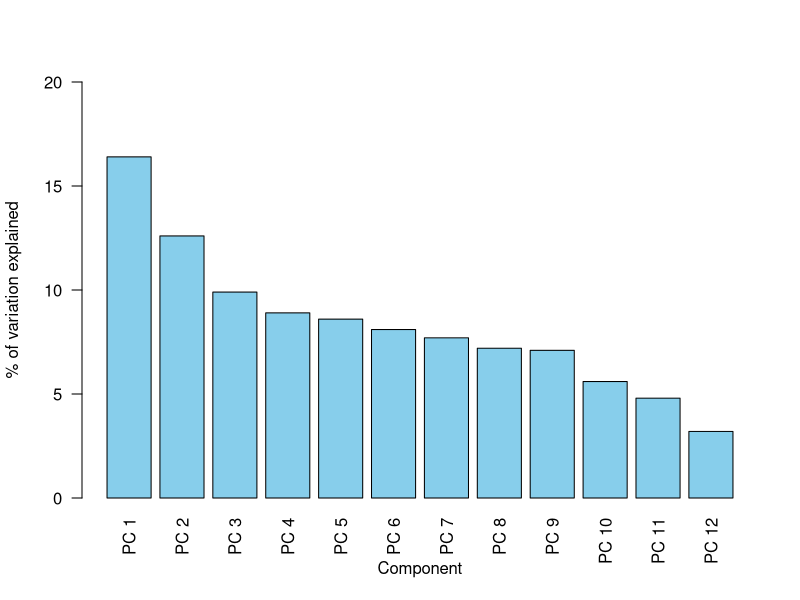
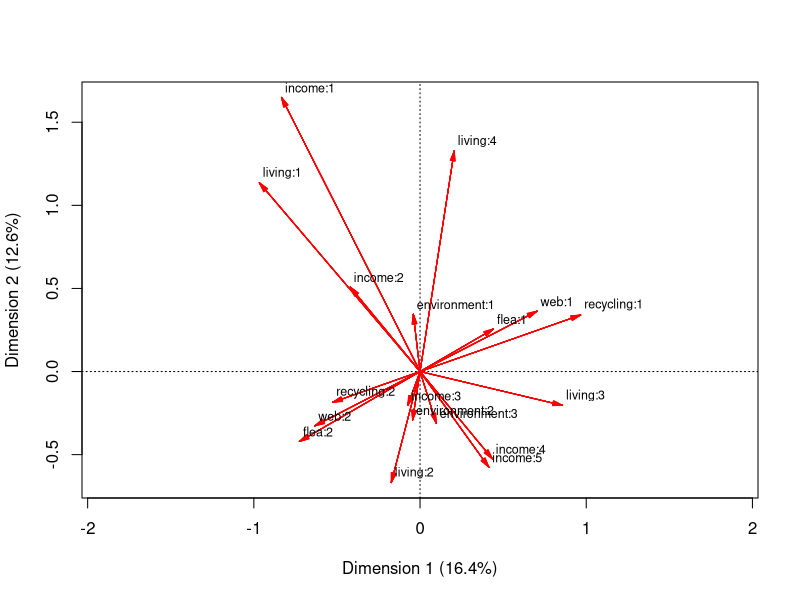
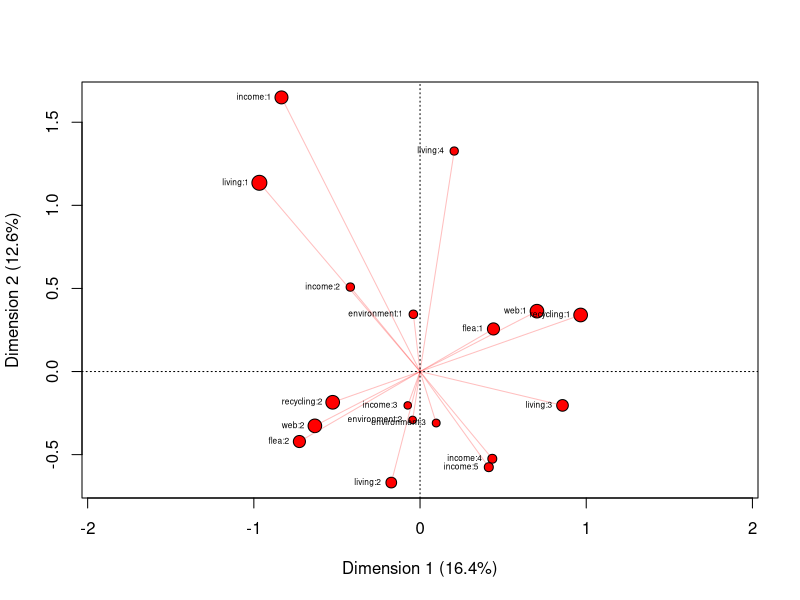
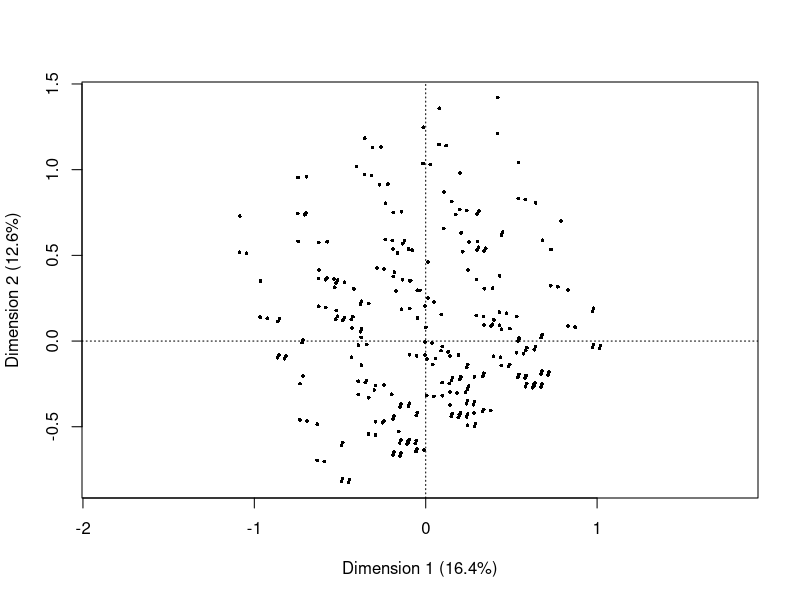
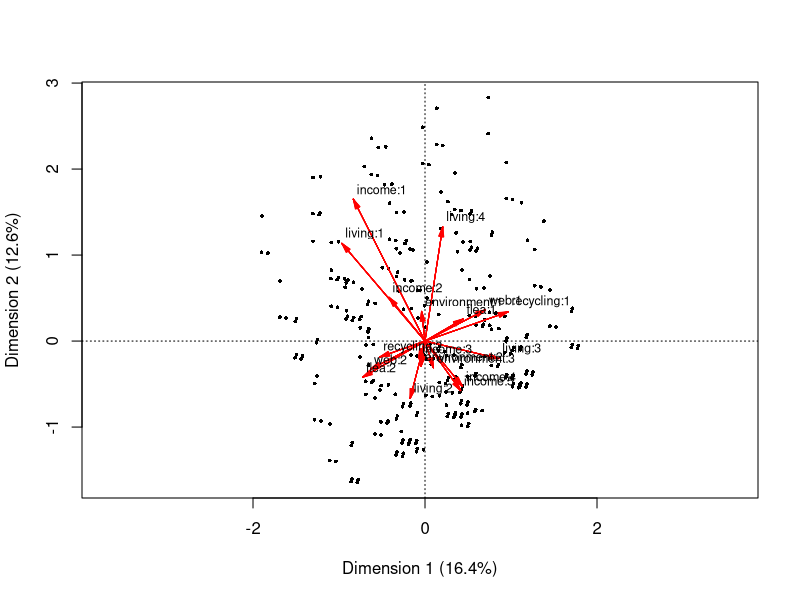
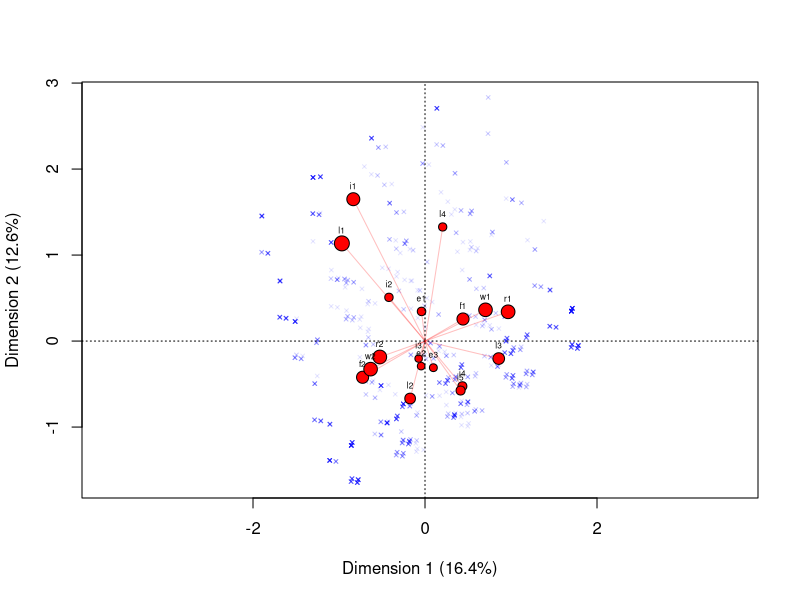

Write R code to recreate these figures, in order.
# Demo Problem 1: Multiple Correspondence Analysis

# Read data
house <- read.csv("data/household.csv", header = TRUE)
dim(house)
head(house)

# Perform MCA
house_mca <- ca::mjca(house, lambda = "indicator", reti = TRUE)
names(house_mca)

# MCA is just BCA performed to the indicator matrix
house_ca_ind <- ca::ca(house_mca$indmat)

abs(round(house_mca$colcoord[, 1:2], 2)) ==
  abs(round(house_ca_ind$colcoord[, 1:2], 2))

# Summary
house_summary <- summary(house_mca)
house_summary

# Scree plot
barplot(house_summary$scree[, 3], ylim = c(0, 20),
        names.arg = paste("PC", 1:12), las = 2, xlab = "Component",
        ylab = "% of variation explained", col = "skyblue")

# Column principal coordinates for the first two components
plot(house_mca, arrows = c(TRUE, TRUE))

# Similar plot manually
# Function for scaling values from 0 to 1 (this is for visualization purposes):
normalize <- function(x) {
  (x - min(x)) / (max(x) - min(x))
}

# Generate the scatter plot. Point size is now scaled according to qlt:
qlt <- house_summary$columns[, 3]
house_covariates <- house_mca$colpcoord[, 1:2]
plot(house_covariates, pch = 21, asp = 1, bg = "red", cex = normalize(qlt) + 1,
     xlab = paste0("Dimension 1", " (", house_summary$scree[1, 3], "%", ")"),
     ylab = paste0("Dimension 2", " (", house_summary$scree[2, 3], "%", ")"))

# Add arrows. Slight transparency is added to increase visibility.
arrows(rep(0, 17), rep(0, 17), house_covariates[, 1], house_covariates[, 2],
       length = 0, col = rgb(1, 0, 0, 0.25))

# "Cross-hair" is added, i.e., dotted lines crossing x and y axis at 0.
abline(h = 0, v = 0, lty = 3)

# Add variable:category names to the plot.
text(house_covariates, house_mca$levelnames, pos = 2, cex = 0.5)

# Row principal coordinates for the first two components
plot(house_mca, arrows = c(FALSE, FALSE), what = c("all", "none"),
     labels = c(0, 0))

# Column principal coordinates and row standard coordinates for the first two
# components
plot(house_mca, arrows = c(FALSE, TRUE), what = c("all", "all"),
     map = "colprincipal", labels = c(0, 2), cex = 0.5)

# Similar plot manually
# Row standard coordinates
plot(house_mca$rowcoord[, 1:2], cex = 0.5, pch = 4, asp = 1,
     col = rgb(0, 0, 1, 0.1),
     xlab = paste0("Dimension 1", " (", house_summary$scree[1, 3], "%", ")"),
     ylab = paste0("Dimension 2", " (", house_summary$scree[2, 3], "%", ")"))

# Generate the scatter plot. Point size is now scaled according to qlt.
points(house_covariates, pch = 21, bg = "red", cex = normalize(qlt) + 1)

# Add arrows. Slight transparency is added to increase visibility.
arrows(rep(0, 17), rep(0, 17), house_covariates[, 1], house_covariates[, 2],
       length = 0, col = rgb(1, 0, 0, 0.25))

# "Cross-hair" is added, i.e., dotted lines crossing x and y axis at 0.
abline(h = 0, v = 0, lty = 3)

# Add variable:category names to the plot. Now we only use first letters of the
# variables so that the plot does not become too stuffed.
first <- substr(house_mca$levelnames, 1, 1)
last <- substr(house_mca$levelnames, nchar(house_mca$levelnames),
               nchar(house_mca$levelnames))
labels <- paste0(first, last)
text(house_covariates, labels, pos = 3, cex = 0.5)
